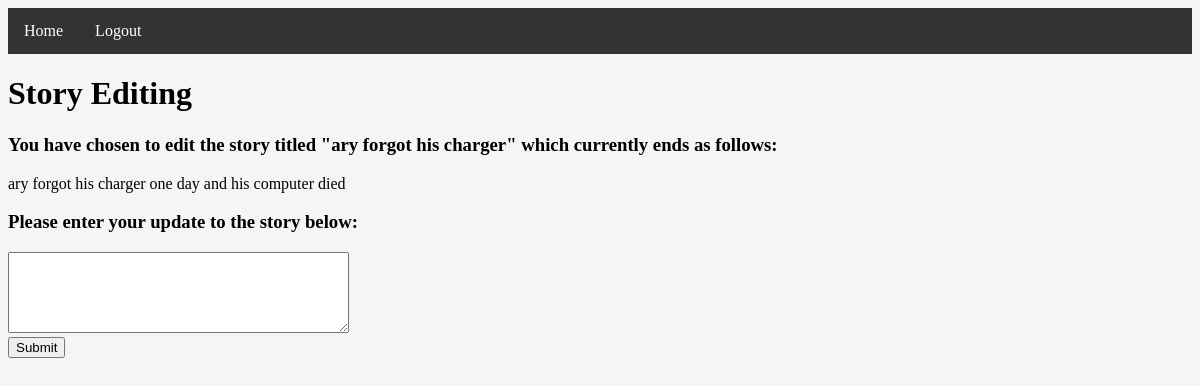
Page /3/edit (signed in) on the committed database.
### tables this page shows
CREATE TABLE Stories (ID INTEGER PRIMARY KEY AUTOINCREMENT, Title TEXT, FullStory TEXT, LatestUpdate TEXT);

### __init__.py (the view, shortened to what this page needs)
@app.route('/<int:story_id>/edit', methods=['GET', 'POST'])
def edit_story(story_id):
    if not logged_in() or not db_builder.check_story(story_id):
        return redirect(url_for('landing'))
    method = request.method
    username = session['username']
    if db_builder.has_contributed(story_id, username):
        return redirect(url_for('view_story', story_id=story_id))
    if method == "GET":
        title, story, latest_update = db_builder.get_story(story_id)
        return render_template('edit.html', story_id=story_id, title=title, latest=latest_update)

### __init__.py (called while the page is built)
def logged_in():
    return session.get('username') is not None

### db_builder.py (called while the page is built)
def split_viewable_stories(username):
    db = sqlite3.connect(DB_FILE) #open if file exists, otherwise create
    c = db.cursor()               #facilitate db ops -- you will use cursor to trigger db events
    c.execute("SELECT ID FROM Stories")
    all_story_ids = set([entry[0] for entry in c.fetchall()])
    user_id = get_id(username)
    c.execute("SELECT StoryID FROM Contributions WHERE UserID=?", [user_id])
    contributed_story_id_set = set([entry[0] for entry in c.fetchall()])
    viewable_story_list = [(story_id, get_story_title_by_id(story_id)) for story_id in contributed_story_id_set]
    editable_story_list = [(story_id, get_story_title_by_id(story_id)) for story_id in all_story_ids.difference(contributed_story_id_set)]
    db.commit() #save changes
    db.close()  #close database
    return (viewable_story_list, editable_story_list)

def has_contributed(story_id, username):
    contributions, _ = split_viewable_stories(username)
    if story_id in [entry[0] for entry in contributions]:
        return True
    else:
        return False

def get_story(story_id):
    db = sqlite3.connect(DB_FILE)  # open if file exists, otherwise create
    c = db.cursor()
    c.execute("SELECT Title, FullStory, LatestUpdate FROM Stories WHERE ID=?", [story_id])
    row = c.fetchone()
    title = row[0]
    full_story = row[1]
    latest_update = row[2]
    db.commit()
    db.close()
    return title, full_story, latest_update

def get_story_title_by_id(story_id):
    db = sqlite3.connect(DB_FILE)  # open if file exists, otherwise create
    c = db.cursor()
    c.execute("SELECT Title FROM Stories WHERE ID=?", [story_id])
    title = c.fetchone()[0]
    db.commit()
    db.close()
    return title

def get_id(username):
    db = sqlite3.connect(DB_FILE) #open if file exists, otherwise create
    c = db.cursor()               #facilitate db ops -- you will use cursor to trigger db events
    user_ID = None
    c.execute("SELECT ID FROM Users WHERE Username=?", [username])
    row = c.fetchone()
    if row is not None:
        user_ID = row[0]
    return user_ID

def check_story(story_id):
    db = sqlite3.connect(DB_FILE) #open if file exists, otherwise create
    c = db.cursor()               #facilitate db ops -- you will use cursor to trigger db events
    c.execute("SELECT * FROM Stories WHERE ID=?", [story_id])
    row = c.fetchone()
    return row is not None

### templates/edit.html (shortened to what this page needs)
<!DOCTYPE html>
<html lang="en">
<head>
    <link rel="stylesheet" href="{{ url_for('static', filename='styles/stylesheet.css') }}">
    <ul class="nav">
        <li class="nav"><a class="nav" href="/">Home</a></li>
        <li class="nav"><a class="nav" href="/logout">Logout</a></li>
    </ul>
</head>
<body>
    <h1>Story Editing</h1>
    <h3 class="story-text">You have chosen to edit the story titled "{{title}}" which currently ends as follows:</h3>
    <p>
        {{ latest }}
    </p>
    <h3>Please enter your update to the story below:</h3>
    <form action="/{{ story_id }}/edit" method="POST">
        <textarea name="contribution" cols="40" rows="5">{% if latest_update %}{{ latest_update }}{% endif %}</textarea>
        <br>
        <input type="submit" name="submit">
    </form>
</body>
</html>

### static/styles/stylesheet.css (style rules this page uses)
body { background-color: #f5f5f5; }
ul.nav { list-style-type: none; margin: 0; padding: 0; overflow: hidden; background-color: #333; }
li.nav { float: left; }
li a.nav { display: block; color: white; text-align: center; padding: 14px 16px; text-decoration: none; }
.story-text { overflow-wrap: break-word; word-wrap: break-word; }

### rows in the picture
Stories: Title "ary forgot his charger", LatestUpdate "ary forgot his charger one day and his computer died"
